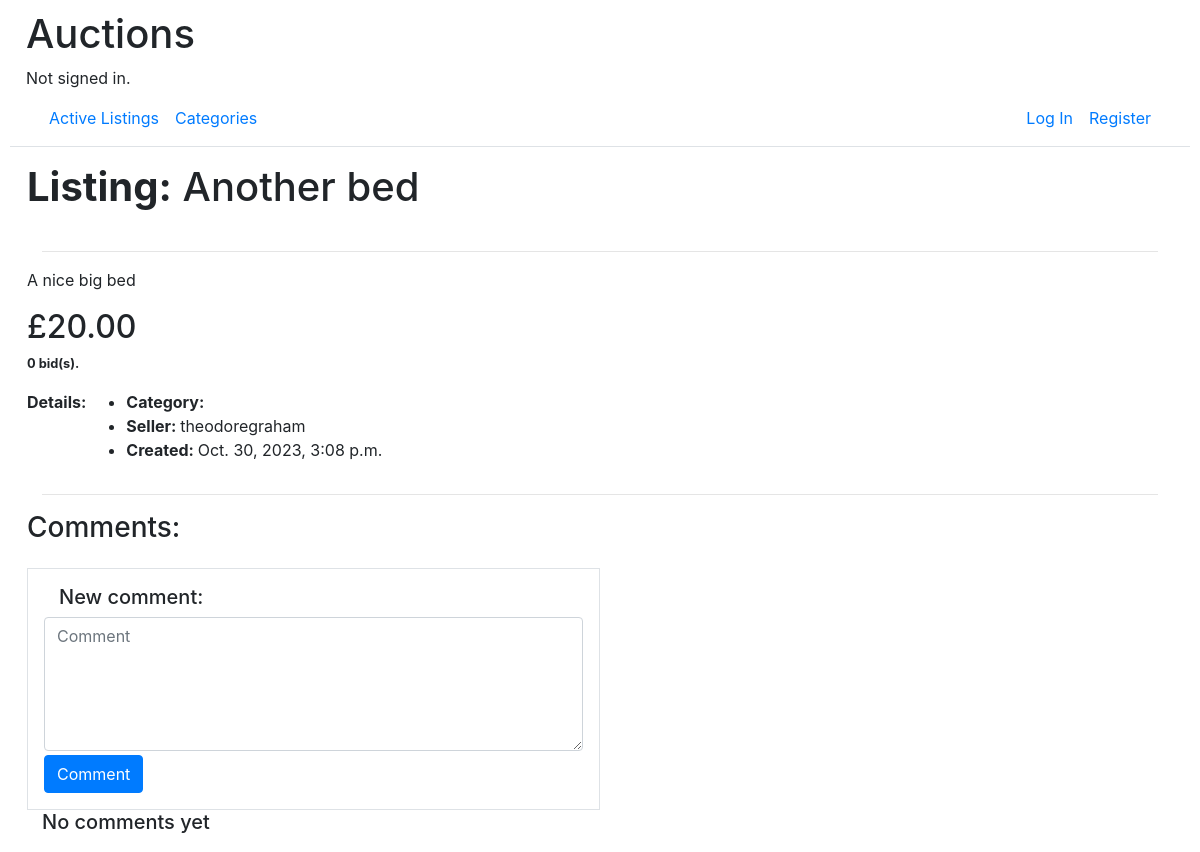
/listing/2, run on an earlier commit of the app's database.
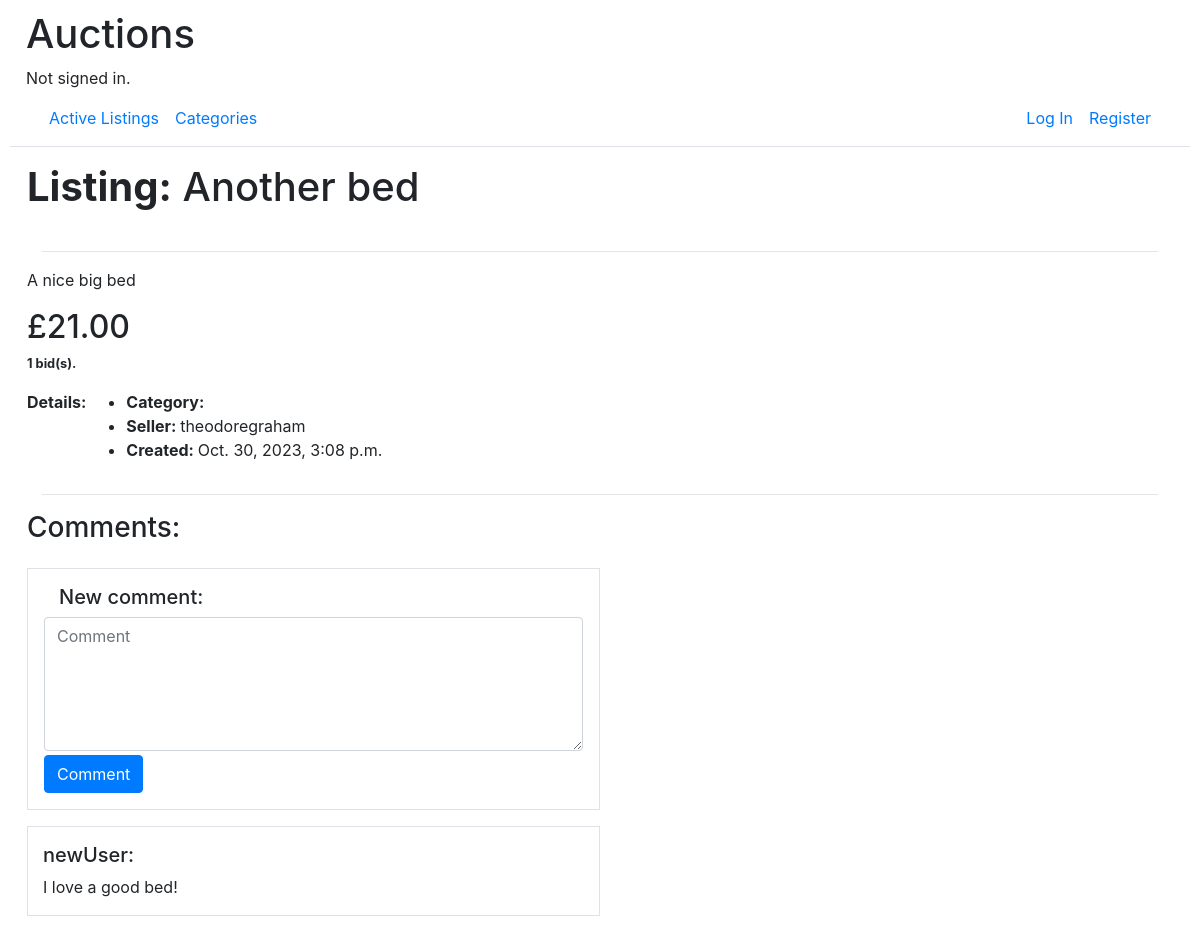
And on a later commit of the database.
### auctions/models.py (models this page shows)
class Comment(models.Model):
    id = models.AutoField(primary_key=True)
    text = models.TextField()
    user = models.ForeignKey(User, on_delete=models.CASCADE, related_name="comments")
    listing = models.ForeignKey(Listing, on_delete=models.CASCADE, related_name="comments")

class User(AbstractUser):
    id = models.AutoField(primary_key=True)
    watchlist = models.ManyToManyField('Listing', related_name="watchers")

### auctions/views.py (the view)
# urls.py: path("listing/<id>", views.listing_view, name="listing"),
def listing_view(request, id):
    listing = utils.produce_listing(request.user, Listing.objects.get(id=id))
    output = {
        "bid_form": AddBidForm,
        "comment_form": AddCommentForm,
        "num_bids": len(listing["listing"].bids.all()),
        "comments": listing["listing"].comments.all(),
    }
    output.update(listing)
    return render(request, "auctions/listing.html", output)

### auctions/utils.py (called while the page is built)
def gbp(i):
    return f"£{i:.2f}"

def get_top_bid(listing):
    if list(listing.bids.all()):
        top_bid = max(listing.bids.all(), key=lambda bid: bid.value)
        price = top_bid.value
    else:
        top_bid = None
        price = listing.starting_bid
    return price, top_bid

def produce_listing(user, listing):
    price, top_bid = get_top_bid(listing)
    return {
            "listing": listing,
            "price": gbp(price),
            "top_bid": top_bid,
            "watchlisted": (user in listing.watchers.all()),
        }

### auctions/templates/auctions/listing.html (shortened to what this page needs)
{% extends "auctions/layout.html" %}
{% block body %}
    <div class="mx-3">
        <div class="row mt-3">
            <h1>
                <b>Listing:</b> {{listing.title}}
            </h1>
        </div>
        <hr>
        <div class="row mt-1">
            <p class="fs-3">{{listing.description}}</p>
        </div>
        <div class="row">
            <h2>{{price}}</h2>
        </div>
        <div class="row">
            <div class="small font-weight-bold">
                {% if listing.active %}
                    {{num_bids}} bid(s).
                {% else %}
                    This listing is closed.
                    {% if top_bid %}
                        {% if top_bid.user.id == user.id %}You have won the auction.{% endif %}
                    {% endif %}
                {% endif %}
            </div>
        </div>
        <div class="row mt-3">
            <p><b>Details: </b></p>
            <ul>
                <li><b>Category: </b>{{listing.category}}</li>
                <li><b>Seller: </b>{{listing.user}}</li>
                <li><b>Created: </b>{{listing.time}}</li>
            </ul>
        </div>
        <hr>
        <div class="row mt-3">
                <h3>Comments: </h3>
        </div>
        <div class="row mt-3">
            <span class="border col-md-6">
                <form action="{% url 'comment' %}" method="post" class="m-3">
                    <h5>New comment:</h5>
                    <div class="row">
                        {{ comment_form.text }}
                    </div>
                    <div class="row">
                        <input type="submit" class="form-input btn btn-primary mt-1" value="Comment">
                    </div>
                </form>
            </span>
        </div>
        {% if comments %}
            {% for comment in comments %}
                <div class="row mt-3">
                    <span class="border col-md-6">
                        <h5 class="mt-3">
                            {{ comment.user }}:
                        </h5>
                        <p>
                            {{ comment.text }}
                        </p>
                    </span>
                </div>
            {% endfor %}
        {% else %}
            <h5>No comments yet</h5>
        {% endif %}
    </div>
{% endblock %}1

What changed in the data, as far as the page shows it:
added Comment: user "newUser", text "I love a good bed!"
Also different on the page:
{{ price }}: "£20.00" → "£21.00"
{{ num_bids }}: "0" → "1"
text no longer shown: "No comments yet"
